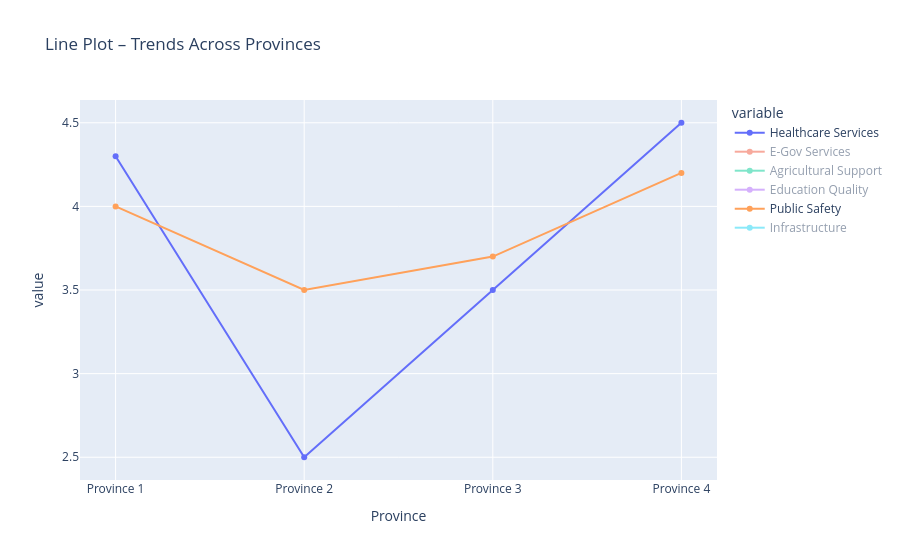

The cell this chart's notebook holds for it:
### Markdown cell above
#### **Line Plot:** 
* Shows trends or changes in values across provinces or over time.
* Useful for monitoring growth or decline.

### Code cell
df_melted = df.melt(id_vars=['Province'], var_name='Service Type', value_name='Service Score')

fig = px.line(
    df_melted,
    x="Province",
    y="Service Score",
    color="Service Type",
    symbol="Service Type",
    markers=True,
    title="Line Plot - Trends Across Provinces",
    symbol_sequence=["circle", "square", "diamond", "cross", "star", "hexagram"]
)

fig.update_traces(marker=dict(size=10))

# Set background colors
fig.update_layout(
    plot_bgcolor='lightyellow',  # chart area
    paper_bgcolor='lightblue',   # overall figure background
    font=dict(color='black')
)

fig.show()

### Figure 1 — Plotly figure (JSON) as saved in the notebook; plotly's stock layout.template omitted (floating-point values rounded to 4 significant figures)
{"data": [{"hovertemplate": "variable=Healthcare Services<br>Province=%{x}<br>value=%{y}<extra></extra>", "legendgroup": "Healthcare Services", "line": {"color": "#636efa", "dash": "solid"}, "marker": {"symbol": "circle"}, "mode": "lines+markers", "name": "Healthcare Services", "orientation": "v", "showlegend": true, "type": "scatter", "visible": true, "x": ["Province 1", "Province 2", "Province 3", "Province 4"], "xaxis": "x", "y": [4.3, 2.5, 3.5, 4.5], "yaxis": "y"}, {"hovertemplate": "variable=E-Gov Services<br>Province=%{x}<br>value=%{y}<extra></extra>", "legendgroup": "E-Gov Services", "line": {"color": "#EF553B", "dash": "solid"}, "marker": {"symbol": "circle"}, "mode": "lines+markers", "name": "E-Gov Services", "orientation": "v", "showlegend": true, "type": "scatter", "visible": "legendonly", "x": ["Province 1", "Province 2", "Province 3", "Province 4"], "xaxis": "x", "y": [2.4, 4.4, 1.8, 2.8], "yaxis": "y"}, {"hovertemplate": "variable=Agricultural Support<br>Province=%{x}<br>value=%{y}<extra></extra>", "legendgroup": "Agricultural Support", "line": {"color": "#00cc96", "dash": "solid"}, "marker": {"symbol": "circle"}, "mode": "lines+markers", "name": "Agricultural Support", "orientation": "v", "showlegend": true, "type": "scatter", "visible": "legendonly", "x": ["Province 1", "Province 2", "Province 3", "Province 4"], "xaxis": "x", "y": [2, 2, 3, 5], "yaxis": "y"}, {"hovertemplate": "variable=Education Quality<br>Province=%{x}<br>value=%{y}<extra></extra>", "legendgroup": "Education Quality", "line": {"color": "#ab63fa", "dash": "solid"}, "marker": {"symbol": "circle"}, "mode": "lines+markers", "name": "Education Quality", "orientation": "v", "showlegend": true, "type": "scatter", "visible": "legendonly", "x": ["Province 1", "Province 2", "Province 3", "Province 4"], "xaxis": "x", "y": [3.8, 4.1, 2.9, 3.2], "yaxis": "y"}, {"hovertemplate": "variable=Public Safety<br>Province=%{x}<br>value=%{y}<extra></extra>", "legendgroup": "Public Safety", "line": {"color": "#FFA15A", "dash": "solid"}, "marker": {"symbol": "circle"}, "mode": "lines+markers", "name": "Public Safety", "orientation": "v", "showlegend": true, "type": "scatter", "visible": true, "x": ["Province 1", "Province 2", "Province 3", "Province 4"], "xaxis": "x", "y": [4, 3.5, 3.7, 4.2], "yaxis": "y"}, {"hovertemplate": "variable=Infrastructure<br>Province=%{x}<br>value=%{y}<extra></extra>", "legendgroup": "Infrastructure", "line": {"color": "#19d3f3", "dash": "solid"}, "marker": {"symbol": "circle"}, "mode": "lines+markers", "name": "Infrastructure", "orientation": "v", "showlegend": true, "type": "scatter", "visible": "legendonly", "x": ["Province 1", "Province 2", "Province 3", "Province 4"], "xaxis": "x", "y": [2.5, 3, 4.5, 3.8], "yaxis": "y"}], "layout": {"autosize": true, "legend": {"title": {"text": "variable"}, "tracegroupgap": 0}, "title": {"text": "Line Plot – Trends Across Provinces"}, "xaxis": {"anchor": "y", "autorange": true, "domain": [0, 1], "range": [-0.1836, 3.184], "title": {"text": "Province"}, "type": "category"}, "yaxis": {"anchor": "x", "autorange": true, "domain": [0, 1], "range": [2.335, 4.665], "title": {"text": "value"}, "type": "linear"}}}
